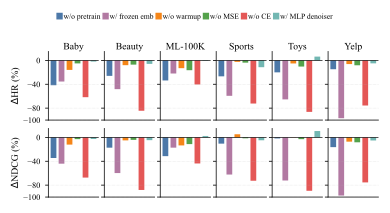

Here is the Python script that generated this plot:
import numpy as np
import matplotlib.pyplot as plt

# =========================
# 1. Data
# =========================

datasets = ["Baby", "Beauty", "ML-100K", "Sports", "Toys", "Yelp"]

variants = [
    "w/o pretrain",
    "w/ frozen emb",
    "w/o warmup",
    "w/o MSE",
    "w/o CE",
    "w/ MLP denoiser",
]

data = {
    "Baby": {
        "HR": {
            "Base": 7.4841,
            "w/o pretrain": 4.3702,
            "w/ frozen emb": 4.8341,
            "w/o warmup": 6.2919,
            "w/o MSE": 7.1084,
            "w/o CE": 2.8705,
            "w/ MLP denoiser": 7.3382,
        },
        "NDCG": {
            "Base": 3.2566,
            "w/o pretrain": 2.1321,
            "w/ frozen emb": 1.8216,
            "w/o warmup": 2.8630,
            "w/o MSE": 3.1616,
            "w/o CE": 1.0633,
            "w/ MLP denoiser": 3.1689,
        },
    },
    "Beauty": {
        "HR": {
            "Base": 17.1476,
            "w/o pretrain": 12.7030,
            "w/ frozen emb": 8.8858,
            "w/o warmup": 15.7745,
            "w/o MSE": 15.9344,
            "w/o CE": 2.6786,
            "w/ MLP denoiser": 16.1457,
        },
        "NDCG": {
            "Base": 8.2508,
            "w/o pretrain": 6.8289,
            "w/ frozen emb": 3.3175,
            "w/o warmup": 7.8375,
            "w/o MSE": 7.9077,
            "w/o CE": 0.9803,
            "w/ MLP denoiser": 7.8687,
        },
    },
    "ML-100K": {
        "HR": {
            "Base": 22.9676,
            "w/o pretrain": 15.2472,
            "w/ frozen emb": 17.9243,
            "w/o warmup": 19.9760,
            "w/o MSE": 19.1938,
            "w/o CE": 13.7026,
            "w/ MLP denoiser": 22.7910,
        },
        "NDCG": {
            "Base": 8.4818,
            "w/o pretrain": 5.8156,
            "w/ frozen emb": 7.0224,
            "w/o warmup": 7.3398,
            "w/o MSE": 7.5283,
            "w/o CE": 4.7744,
            "w/ MLP denoiser": 8.6835,
        },
    },
    "Sports": {
        "HR": {
            "Base": 7.9144,
            "w/o pretrain": 5.8016,
            "w/ frozen emb": 3.2162,
            "w/o warmup": 7.7197,
            "w/o MSE": 7.6156,
            "w/o CE": 2.1929,
            "w/ MLP denoiser": 7.0124,
        },
        "NDCG": {
            "Base": 3.3872,
            "w/o pretrain": 3.0323,
            "w/ frozen emb": 1.2785,
            "w/o warmup": 3.5651,
            "w/o MSE": 3.3346,
            "w/o CE": 0.9263,
            "w/ MLP denoiser": 3.2237,
        },
    },
    "Toys": {
        "HR": {
            "Base": 12.1284,
            "w/o pretrain": 9.6977,
            "w/ frozen emb": 4.2035,
            "w/o warmup": 11.5065,
            "w/o MSE": 10.8781,
            "w/o CE": 1.6644,
            "w/ MLP denoiser": 12.8991,
        },
        "NDCG": {
            "Base": 5.8464,
            "w/o pretrain": 5.7430,
            "w/ frozen emb": 1.6228,
            "w/o warmup": 5.8305,
            "w/o MSE": 5.6743,
            "w/o CE": 0.6142,
            "w/ MLP denoiser": 6.4695,
        },
    },
    "Yelp": {
        "HR": {
            "Base": 7.5349,
            "w/o pretrain": 6.4189,
            "w/ frozen emb": 0.2334,
            "w/o warmup": 7.0716,
            "w/o MSE": 6.9188,
            "w/o CE": 1.8390,
            "w/ MLP denoiser": 7.1619,
        },
        "NDCG": {
            "Base": 3.0242,
            "w/o pretrain": 2.5302,
            "w/ frozen emb": 0.0765,
            "w/o warmup": 2.8079,
            "w/o MSE": 2.7752,
            "w/o CE": 0.7424,
            "w/ MLP denoiser": 2.8680,
        },
    },
}

# =========================
# 2. Helper
# =========================


def relative_changes(dataset, metric):
    base = data[dataset][metric]["Base"]
    return np.array(
        [(data[dataset][metric][variant] - base) / base * 100.0 for variant in variants]
    )


# =========================
# 3. ACM style
# =========================

plt.rcParams.update(
    {
        "font.family": "serif",
        "font.serif": ["Times New Roman", "Times", "DejaVu Serif"],
        "font.size": 7,
        "axes.labelsize": 7,
        "axes.titlesize": 7,
        "xtick.labelsize": 6,
        "ytick.labelsize": 6,
        "legend.fontsize": 5.5,
        "axes.linewidth": 0.55,
        "xtick.major.width": 0.55,
        "ytick.major.width": 0.55,
        "xtick.major.size": 2.3,
        "ytick.major.size": 2.3,
        "pdf.fonttype": 42,
        "ps.fonttype": 42,
    }
)

# =========================
# 4. Plot
# =========================

fig, axes = plt.subplots(2, 6, figsize=(3.9, 1.85), sharey="row")

colors = [
    "#4C78A8",  # w/o pretrain
    "#B279A2",  # w/ frozen emb
    "#F58518",  # w/o warmup
    "#54A24B",  # w/o MSE
    "#E45756",  # w/o CE
    "#72B7B2",  # w/ MLP denoiser
]

x = np.arange(len(variants))

for col, dataset in enumerate(datasets):
    hr_delta = relative_changes(dataset, "HR")
    ndcg_delta = relative_changes(dataset, "NDCG")

    ax_hr = axes[0, col]
    ax_ndcg = axes[1, col]

    ax_hr.bar(
        x,
        hr_delta,
        color=colors,
        width=0.72,
    )

    ax_ndcg.bar(
        x,
        ndcg_delta,
        color=colors,
        width=0.72,
    )

    for ax in [ax_hr, ax_ndcg]:
        ax.axhline(0, color="black", linewidth=0.5)
        ax.grid(axis="y", linestyle=":", linewidth=0.35, alpha=0.55)

        # Remove x-axis labels and ticks
        ax.set_xticks([])
        ax.tick_params(axis="x", length=0)

        ax.spines["top"].set_visible(False)
        ax.spines["right"].set_visible(False)

    ax_hr.set_title(dataset, pad=1.5)

axes[0, 0].set_ylabel(r"$\Delta$HR (%)", labelpad=1)
axes[1, 0].set_ylabel(r"$\Delta$NDCG (%)", labelpad=1)

# y-axis ranges
axes[0, 0].set_ylim(-100, 15)
axes[1, 0].set_ylim(-100, 15)

for ax in axes[0, :]:
    ax.set_yticks([-100, -80, -40, 0])
for ax in axes[1, :]:
    ax.set_yticks([-100, -80, -40, 0])

# =========================
# 5. Shared legend in one row
# =========================

legend_labels = [
    "w/o pretrain",
    "w/ frozen emb",
    "w/o warmup",
    "w/o MSE",
    "w/o CE",
    "w/ MLP denoiser",
]

handles = [plt.Rectangle((0, 0), 1, 1, color=colors[i]) for i in range(len(colors))]

fig.legend(
    handles,
    legend_labels,
    loc="upper center",
    ncol=6,
    frameon=False,
    bbox_to_anchor=(0.5, 1.12),
    columnspacing=0.35,
    handlelength=0.65,
    handletextpad=0.2,
)

fig.tight_layout(
    rect=[0.0, 0.0, 1.0, 0.98],
    w_pad=0.25,
    h_pad=0.35,
)

plt.savefig("3_abl.pdf", bbox_inches="tight")
plt.show()
